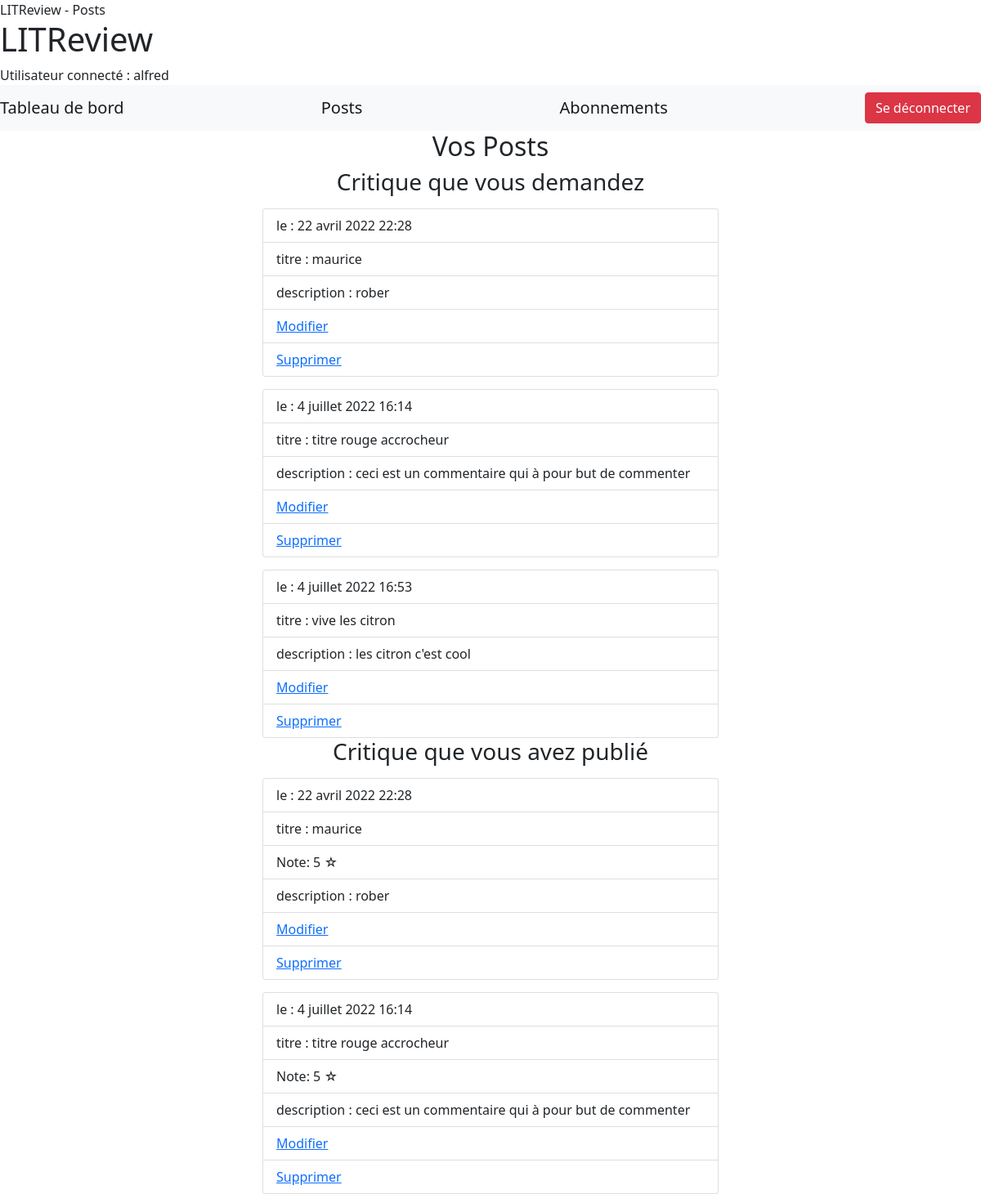
/tableau_de_bord/posts (signed in), run on an earlier commit of the app's database.
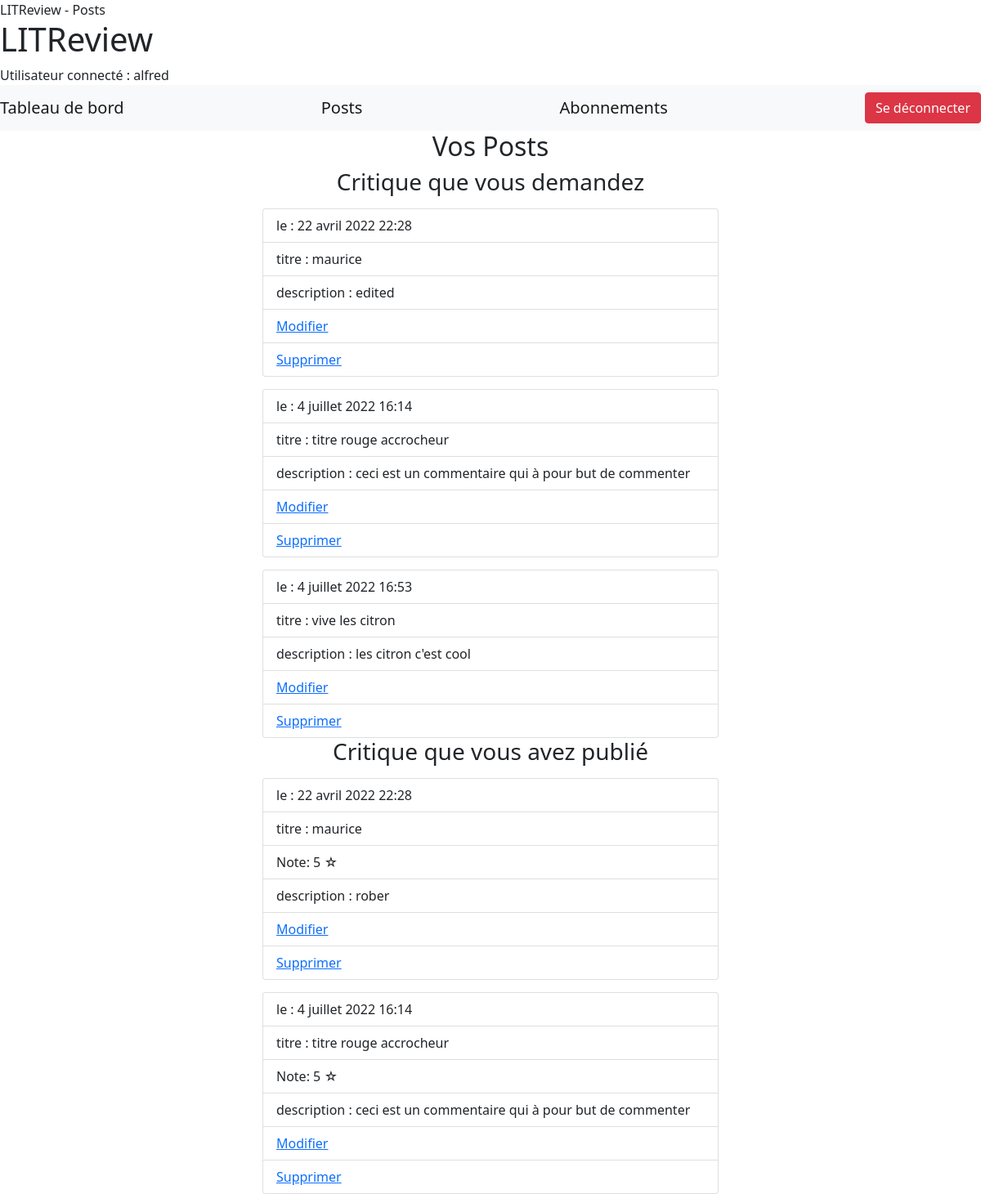
And on a later commit of the database.
### review/models.py (models this page shows, shortened)
class Ticket(models.Model):
    titre = models.CharField(max_length=128, blank=False)
    description = models.TextField(max_length=2048, blank=True)
    user = models.ForeignKey(User, on_delete=models.CASCADE)
    date_creation = models.DateTimeField(auto_now_add=True)

### review/views.py (the view)
# urls.py: path('posts', views.posts, name='posts'),
@login_required
def posts(request):
    titre = "Posts"
    current_user = request.user
    tickets = Ticket.objects.filter(user=current_user)
    reviews = Review.objects.filter(user=current_user)
    context = {"titre": titre,
               "tickets": tickets,
               "reviews": reviews,
               "current_user": current_user,
               }
    return render(request, "review/posts.html", context)

### review/templates/review/posts.html (shortened to what this page needs)
{% extends "index.html" %}
{% block content %}
    <h2 style="text-align: center;">Vos Posts</h2>
    <h3 style="text-align: center;">Critique que vous demandez</h3>
    {% for ticket in tickets %}
    <div class="d-flex justify-content-center" style="margin-top: 15px;">
        <ul class ="list-group col-md-6">
            <li class="list-group-item"> le : {{ ticket.date_creation }}</li>
            <li class="list-group-item">titre : {{ ticket.titre }}</li>
            <li class="list-group-item">description : {{ ticket.description }}</li>
            <li class="list-group-item"><a href="{% url 'ticket-update' ticket.pk %}">Modifier</a></li>
            <li class="list-group-item"><a href="{% url 'ticket-delete' ticket.pk %}">Supprimer</a></li>
            </div>
    {% endfor %}
    <h3 style="text-align: center;">Critique que vous avez publié</h3>
    {% for review in reviews %}
        <div class="d-flex justify-content-center" style="margin-top: 15px;">
                <ul class ="list-group col-md-6">
                    <li class="list-group-item"> le : {{ review.date_creation }}</li>
                    <li class="list-group-item">titre : {{ review.titre }}</li>
                    <li class="list-group-item">Note: {{review.note}}<span> ☆</span> </li>
                <li class="list-group-item"> description : {{ review.content }}</li>
                <li class="list-group-item"><a href="{% url 'review-update' review.pk %}">Modifier</a></li>
                <li class="list-group-item"><a href="{% url 'review-delete' review.pk %}">Supprimer</a></li>
            </ul>
        </div>
    {% endfor %}
{% endblock content%}

What changed in the data, as far as the page shows it:
changed Ticket "maurice": description "rober" → "edited"
